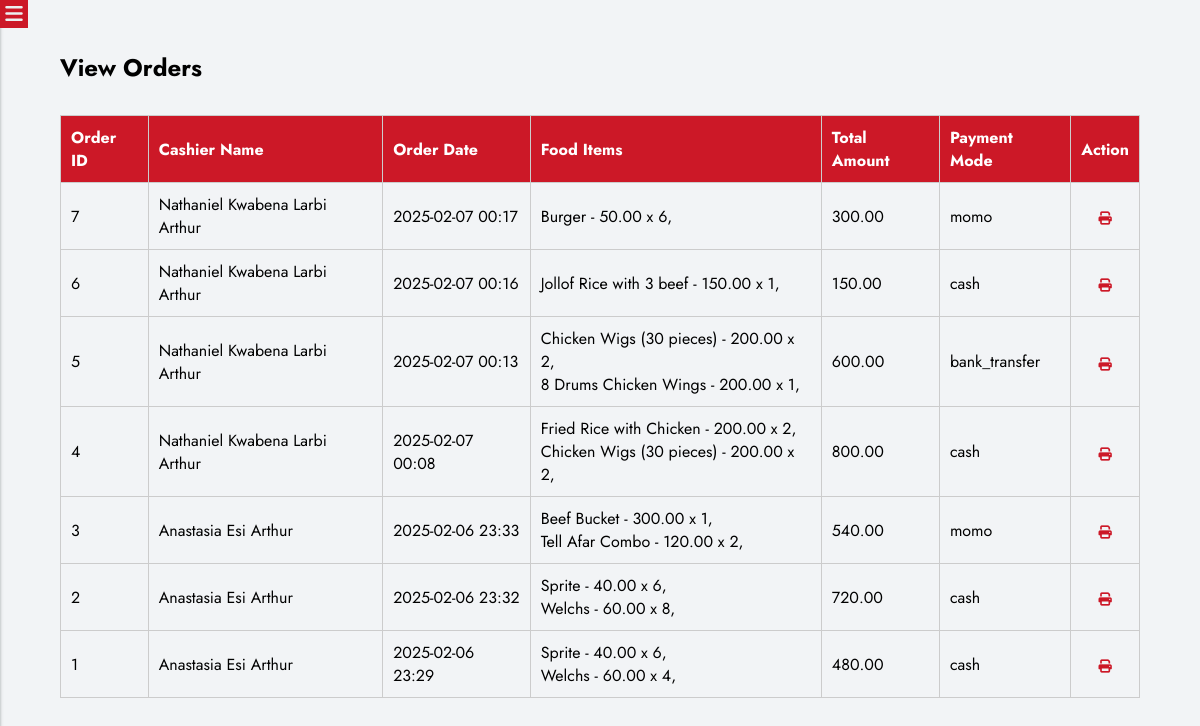
Screenshot of /cashier/view_orders.php with the database file from the repository.
### tables this page shows
CREATE TABLE `order_items` (
  `order_item_id` int(11) NOT NULL,
  `order_id` int(11) DEFAULT NULL,
  `food_id` int(11) DEFAULT NULL,
  `quantity` int(11) DEFAULT NULL,
  `price` decimal(10,2) DEFAULT NULL,
  `total_price` decimal(10,2) DEFAULT NULL
);

CREATE TABLE `orders` (
  `order_id` int(11) NOT NULL,
  `cashier_id` int(11) DEFAULT NULL,
  `cashier_name` varchar(255) DEFAULT NULL,
  `order_date` datetime DEFAULT NULL,
  `total_amount` decimal(10,2) DEFAULT NULL,
  `payment_mode` varchar(50) DEFAULT NULL
);

### cashier/view_orders.php (the view, shortened to what this page needs)
<?php
include 'db.php';
$query = "
    SELECT o.order_id, o.order_date, o.total_amount, o.payment_mode, o.cashier_name, oi.food_id, oi.quantity, oi.price, oi.total_price
    FROM orders o
    JOIN order_items oi ON o.order_id = oi.order_id
    ORDER BY o.order_date DESC
";
$result = mysqli_query($conn, $query);
$orders = [];
while ($row = mysqli_fetch_assoc($result)) {
    $order_id = $row['order_id'];
    if (!isset($orders[$order_id])) {
        $orders[$order_id] = [
            'order_date' => $row['order_date'],
            'cashier_name' => $row['cashier_name'],
            'total_amount' => $row['total_amount'],
            'payment_mode' => $row['payment_mode'],
            'items' => []
        ];
    }
    $food_id = $row['food_id'];
    $food_query = "SELECT food_name FROM food_menu WHERE id = $food_id";
    $food_result = mysqli_query($conn, $food_query);
    $food = mysqli_fetch_assoc($food_result);
    $orders[$order_id]['items'][] = [
        'food_name' => $food['food_name'],
        'quantity' => $row['quantity'],
        'price' => $row['price'],
        'total_price' => $row['total_price']
    ];
}
?>
<!DOCTYPE html>
<html lang="en">
<head>
    <?php include '../cdn.php'; ?>
    <link rel="stylesheet" href="../css/base.css">
    <link rel="stylesheet" href="../css/auth.css">
    <link rel="stylesheet" href="../css/order_food.css">
</head>
<body>
    <?php include 'sidebar.php'; ?>
    <div class="order_all">
        <div class="order_box">
            <h2>View Orders</h2>
            <?php if (count($orders) > 0) { ?>
                <table class="order_table">
                    <thead>
                        <tr>
                            <th>Order ID</th>
                            <th>Cashier Name</th>
                            <th>Order Date</th>
                            <th>Food Items</th>
                            <th>Total Amount</th>
                            <th>Payment Mode</th>
                            <th>Action</th>
                        </tr>
                    </thead>
                    <tbody>
                        <?php foreach ($orders as $order_id => $order) { ?>
                            <tr>
                                <td><?php echo $order_id; ?></td>
                                <td><?php echo $order['cashier_name']; ?></td>
                                <td><?php echo date('Y-m-d H:i', strtotime($order['order_date'])); ?></td>
                                <td>
                                    <?php
                                    foreach ($order['items'] as $item) {
                                        echo $item['food_name'] . ' - ' . number_format($item['price'], 2) . ' x ' . $item['quantity'] . ',' . '<br>';
                                    }
                                    ?>
                                </td>
                                <td><?php echo number_format($order['total_amount'], 2); ?></td>
                                <td><?php echo $order['payment_mode']; ?></td>
                                <td><button class="print-button" onclick="printReceipt(<?php echo $order_id; ?>)"><i class="fa-solid fa-print"></i></button></td>
                            </tr>
                        <?php } ?>
                    </tbody>
                </table>
            <?php } else { ?>
                <p>No orders found.</p>
            <?php } ?>
        </div>
    </div>
</body>
</html>

### css/base.css (style rules this page uses)
* { margin: 0; padding: 0; box-sizing: border-box; font-family: "Jost", serif; text-decoration: none; }
body { font-family: "Jost", serif; background-color: #f2f4f6; }
table { width: 100%; border-collapse: collapse; margin-top: 30px; }
table, th, td { border: 1px solid #ccc; }
th, td { padding: 10px; text-align: left; }
th { background-color: #cc1827; color: white; }

### css/order_food.css (style rules this page uses)
.order_all { padding: 0 5%; padding-block: 50px; }
.print-button { padding: 5px 10px; background-color: transparent; color: white; border: none; cursor: pointer; margin-top: 5px; color: #cc1827; width: 100%; }

### rows the page displays
order_items: order_id "7", order.cashier_name "Nathaniel Kwabena Larbi Arthur", order.order_date "2025-02-07 00:17", food_name "Burger", price "50.00", quantity "6", order.total_amount "300.00", order.payment_mode "momo"
order_items: order_id "6", order.cashier_name "Nathaniel Kwabena Larbi Arthur", order.order_date "2025-02-07 00:16", food_name "Jollof Rice with 3 beef", price "150.00", quantity "1", order.total_amount "150.00", order.payment_mode "cash"
order_items: food_name "8 Drums Chicken Wings", price "200.00", quantity "1"
order_items: food_name "Beef Bucket", price "300.00", quantity "1"
order_items: food_name "Tell Afar Combo", price "120.00", quantity "2"
order_items: food_name "Welchs", price "60.00", quantity "8"
order_items: food_name "Welchs", price "60.00", quantity "4"

### other values shown
$order_id "5"
$order['cashier_name'] "Nathaniel Kwabena Larbi Arthur"
date('Y-m-d H:i', strtotime($order['order_date'])) "2025-02-07 00:13"
$item['food_name'] "Chicken Wigs (30 pieces)"
$item['price'] "200.00"
$item['quantity'] "2"
$order['total_amount'] "600.00"
$order['payment_mode'] "bank_transfer"
$order_id "4"
date('Y-m-d H:i', strtotime($order['order_date'])) "2025-02-07 00:08"
$item['food_name'] "Fried Rice with Chicken"
$order['total_amount'] "800.00"
$order['payment_mode'] "cash"
$order_id "3"
$order['cashier_name'] "Anastasia Esi Arthur"
